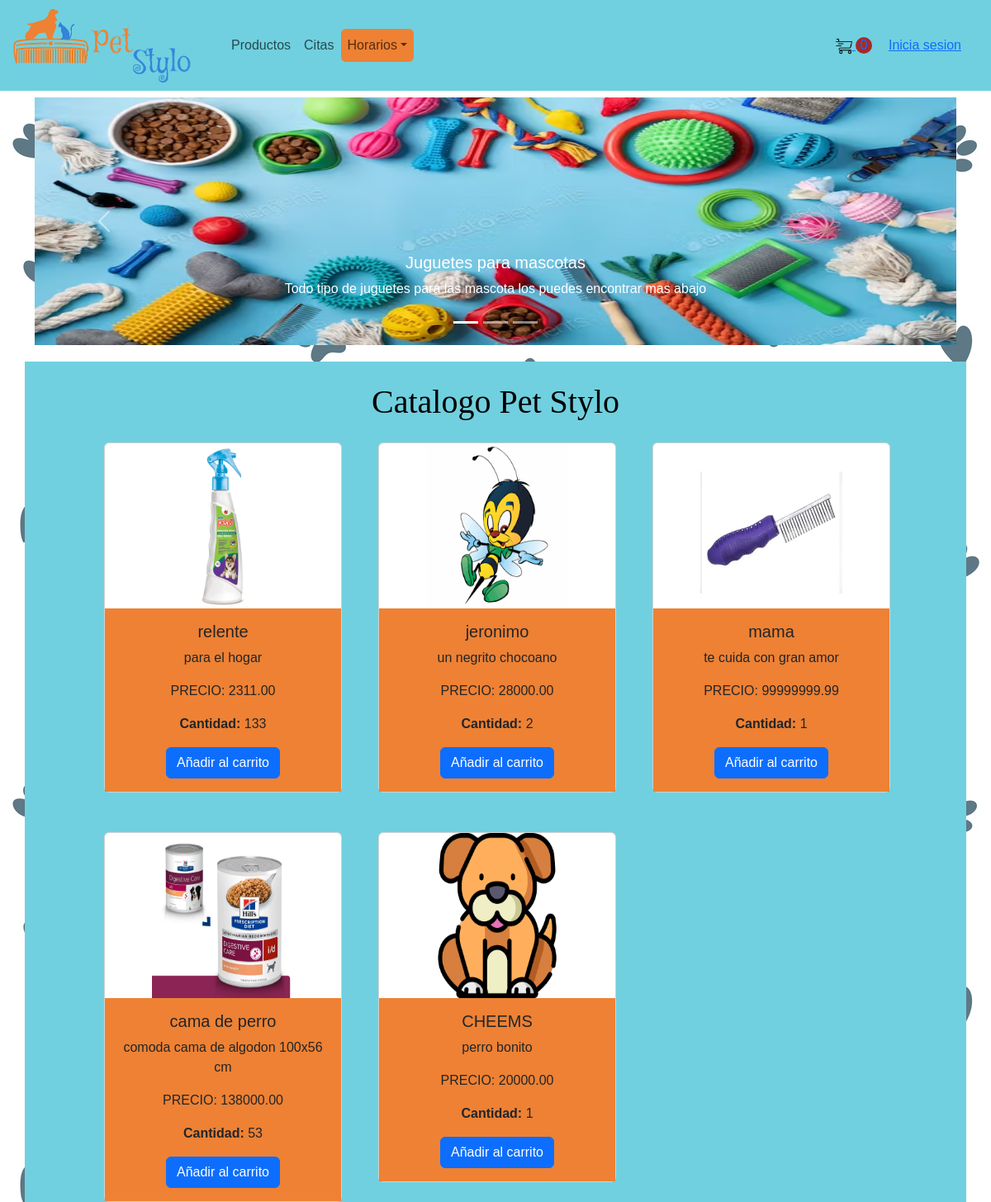
Screenshot of /views/catalogo.php with the database file from the repository.
### tables this page shows
CREATE TABLE `productos` (
  `ID_Producto` int(11) NOT NULL,
  `Nombre_P` varchar(30) DEFAULT NULL,
  `Precio_P` decimal(10,2) NOT NULL,
  `Cantidad` int(11) NOT NULL,
  `descripcion` varchar(100) DEFAULT NULL,
  `image` varchar(255) DEFAULT NULL
);

### models/producto.php (called while the page is built, shortened)
<?php
class Producto {
    public static function obtenerProductos($conn) {
        $sql = "SELECT * FROM productos";
        $stmt = $conn->prepare($sql);
        $stmt->execute();
        $result = $stmt->get_result();
        $productos = [];
        if ($result->num_rows > 0) {
            while ($row = $result->fetch_assoc()) {
                $productos[] = $row;
            }
        }
        return $productos;
    }
}
?>

### views/catalogo.php (the view, shortened to what this page needs)
<?php
$cartCount = isset($_SESSION['cart_count']) ? $_SESSION['cart_count'] : 0;
require_once __DIR__ . '/../models/producto.php';
require_once __DIR__ . '/../models/conexion.php';
?>
<!DOCTYPE html>
<html lang="en">
<head>
  <link href="https://cdn.jsdelivr.net/npm/bootstrap@5.0.2/dist/css/bootstrap.min.css" rel="stylesheet"
>
  <link rel="stylesheet" href="../assets/CSS/proyecto.css">
  <link href="https://cdn.jsdelivr.net/npm/bootstrap@5.3.2/dist/css/bootstrap.min.css" rel="stylesheet"
>
</head>
<body>
  <header class="navbar navbar-expand-sm fondoHeader">
    <div class="container-fluid">
      <a class="navbar-brand" href="#">
        <img class="logo" src="../assets/Pictures/logo sin fondo.png" alt="">
      </a>
      <div style="z-index: 100; background-color: #70d0df;" class="collapse navbar-collapse rounded p-4" id="menu">
        <ul class="navbar-nav me-auto mb-2 mb-lg-0">
          <li class="nav-item">
            <a class="nav-link" href="#">Productos</a>
          </li>
          <li class="nav-item">
            <a class="nav-link" href="#">Citas</a>
          </li>
          <li class="nav-item dropdown">
            <a style="background-color: #ee8133;" class="btn nav-link dropdown-toggle" id="navbarDropdown" role="button"
              data-bs-toggle="dropdown">Horarios</a>
          </li>
        </ul>
        <div style="display: flex;align-items: center;gap: 20px;">
  <a href="carrito.php">
    <img src="../assets/Pictures/carrito-de-compras.png" alt="Carrito de compras" class="logocar">
    <span id="cuenta-carrito"><?php echo $cartCount; ?></span>
  </a>
  <a class="d-flex ms-auto" href="">Inicia sesion</a>
</div>
      </div>
    </div>
  </header>
  <section>
    <div class="container" style="margin-top:8px ;">
      <div class="row">
        <div class="col-12">
          <div id="carouselExampleCaptions" class="carousel slide" data-bs-ride="carousel">
            <div class="carousel-indicators">
              <button type="button" data-bs-target="#carouselExampleCaptions" data-bs-slide-to="0" class="active"
                aria-current="true" aria-label="Slide 1"></button>
              <button type="button" data-bs-target="#carouselExampleCaptions" data-bs-slide-to="1"
                aria-label="Slide 2"></button>
              <button type="button" data-bs-target="#carouselExampleCaptions" data-bs-slide-to="2"
                aria-label="Slide 3"></button>
            </div>
            <div class="carousel-inner">
              <div class="carousel-item active">
                <img src="../assets/Pictures/IMGP7944.avif" class="d-block w-100" alt="Juguetes para mascotas"
                  style="width: 100%; height: 300px;">
                <div class="carousel-caption d-none d-md-block">
                  <h5>Juguetes para mascotas</h5>
                  <p>Todo tipo de juguetes para las mascota los puedes encontrar mas abajo</p>
                </div>
              </div>
            </div>
            <button class="carousel-control-prev" type="button" data-bs-target="#carouselExampleCaptions"
              data-bs-slide="prev">
              <span class="carousel-control-prev-icon" aria-hidden="true"></span>
            </button>
            <button class="carousel-control-next" type="button" data-bs-target="#carouselExampleCaptions"
              data-bs-slide="next">
              <span class="carousel-control-next-icon" aria-hidden="true"></span>
            </button>
          </div>
        </div>
      </div>
    </div>
      <div class="container container-sm px-5" style="background-color: rgba(112,208,223,255);margin-top:20px;">
        <div class="row">
          <div class="col-12">
            <h2 class="Titulo" >Catalogo Pet Stylo</h2>
          </div>
        </div>
        <div class="row g-5 container mx-auto text-center product">
        <?php
        $productos = Producto::obtenerProductos($conn);
            foreach ($productos as $producto) {
              echo '<div class="col-xl-4 col-lg-4 col-md-6 col-sm-12">
                            <div class="card" style="width: 18rem; margin:auto;">
                              <img src="'. htmlspecialchars($producto['image']) .'" class="card-img-top" alt="' . htmlspecialchars($producto['Nombre_P']) . '"
                                  style="height: 200px; width: 60%; margin: 0px auto;">
                              <div class="card-body" style="background-color: #ee8133;">
                                  <h5 class="card-title">' . htmlspecialchars($producto['Nombre_P']) . '</h5>
                                  <p class="card-text">' . htmlspecialchars($producto['descripcion']) . '</p>
                                  <p class="card-text">PRECIO: ' . htmlspecialchars($producto['Precio_P']) . '</p>
                                  <p class="card-text"><b>Cantidad:</b> ' . htmlspecialchars($producto['Cantidad']) . '</p>
                                  <form class="productForm">
                                      <input type="hidden" name="name" value="' . htmlspecialchars($producto['Nombre_P']) . '">
                                      <input type="hidden" name="description" value="' . htmlspecialchars($producto['descripcion']) . '">
                                      <input type="hidden" name="price" value="' . htmlspecialchars($producto['Precio_P']) . '">
                                      <input type="hidden" name="image" value="' . htmlspecialchars($producto['image']) . '">
                                      <button type="submit" class="btn btn-primary">Añadir al carrito</button>
                                  </form>
                              </div>
                          </div>
                      </div>';
          }
         ?>
        </div>
      </div>
  </section>
</body>
</html>

### assets/CSS/proyecto.css (style rules this page uses)
* { margin: 0; padding: 0; box-sizing: border-box; font-family: 'Lunasima', sans-serif; text-decoration: none; }
header { height: 95px; min-height: 110px; }
.fondoHeader { background-color: #70d0df; }
.logocar { height: 1.25rem; }
#cuenta-carrito { background-color: brown; border-radius: 100%; display: inline-block; width: 20px; line-height: 1.25rem; aspect-ratio: 1; text-align: center; }
.logo { width: 220px; }
.Titulo { text-align: center; color: black; margin: 25px auto 25px auto; font-family: fantasy; font-size: 40px; }

### views/catalogo.php (style rules this page uses)
body { background-image: url(../assets/Pictures/fondo.jpg); }

### rows the page displays
productos: shows a picture, Nombre_P "relente", descripcion "para el hogar", Precio_P "2311.00", Cantidad "133"
productos: shows a picture, Nombre_P "jeronimo", descripcion "un negrito chocoano", Precio_P "28000.00", Cantidad "2"
productos: shows a picture, Nombre_P "mama", descripcion "te cuida con gran amor", Precio_P "99999999.99", Cantidad "1"
productos: shows a picture, Nombre_P "cama de perro", descripcion "comoda cama de algodon 100x56 cm", Precio_P "138000.00", Cantidad "53"
productos: shows a picture, Nombre_P "CHEEMS", descripcion "perro bonito", Precio_P "20000.00", Cantidad "1"

### other values shown
$cartCount "0"
